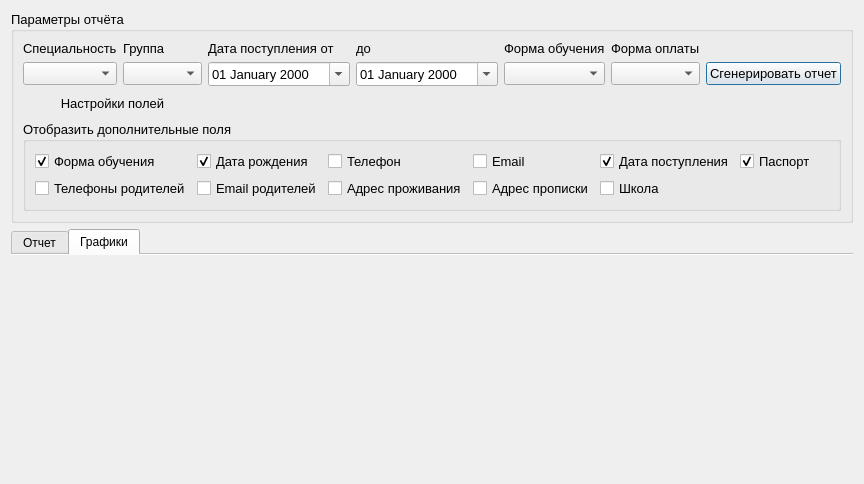
<?xml version="1.0" encoding="UTF-8"?>
<ui version="4.0">
 <class>OtchetStudenty</class>
 <widget class="QDialog" name="OtchetStudenty">
  <property name="geometry">
   <rect>
    <x>0</x>
    <y>0</y>
    <width>835</width>
    <height>484</height>
   </rect>
  </property>
  <property name="windowTitle">
   <string>Отчёт по студентам</string>
  </property>
  <layout class="QGridLayout" name="gridLayout">
   <item row="0" column="0">
    <widget class="QGroupBox" name="groupBox_search">
     <property name="font">
      <font>
       <pointsize>10</pointsize>
      </font>
     </property>
     <property name="title">
      <string>Параметры отчёта</string>
     </property>
     <layout class="QGridLayout" name="gridLayout_6" columnstretch="4,0,0,0,0,0,0">
      <item row="0" column="3">
       <widget class="QLabel" name="label_2">
        <property name="font">
         <font>
          <pointsize>10</pointsize>
         </font>
        </property>
        <property name="text">
         <string>до</string>
        </property>
       </widget>
      </item>
      <item row="2" column="2">
       <widget class="QDateEdit" name="dateEdit_start">
        <property name="font">
         <font>
          <pointsize>10</pointsize>
         </font>
        </property>
        <property name="displayFormat">
         <string>dd MMMM yyyy</string>
        </property>
        <property name="calendarPopup">
         <bool>true</bool>
        </property>
       </widget>
      </item>
      <item row="0" column="2">
       <widget class="QLabel" name="label_8">
        <property name="font">
         <font>
          <pointsize>10</pointsize>
         </font>
        </property>
        <property name="text">
         <string>Дата поступления от</string>
        </property>
       </widget>
      </item>
      <item row="2" column="6">
       <widget class="QPushButton" name="pushButton_showReport">
        <property name="font">
         <font>
          <pointsize>10</pointsize>
         </font>
        </property>
        <property name="text">
         <string>Сгенерировать отчет</string>
        </property>
        <property name="icon">
         <iconset resource="../resourses.qrc">
          <normaloff>:/img/img/generate.png</normaloff>:/img/img/generate.png</iconset>
        </property>
       </widget>
      </item>
      <item row="2" column="4">
       <widget class="QComboBox" name="comboBox_formaObuc">
        <property name="font">
         <font>
          <pointsize>10</pointsize>
         </font>
        </property>
       </widget>
      </item>
      <item row="2" column="3">
       <widget class="QDateEdit" name="dateEdit_end">
        <property name="font">
         <font>
          <pointsize>10</pointsize>
         </font>
        </property>
        <property name="displayFormat">
         <string>dd MMMM yyyy</string>
        </property>
        <property name="calendarPopup">
         <bool>true</bool>
        </property>
       </widget>
      </item>
      <item row="0" column="4">
       <widget class="QLabel" name="label_3">
        <property name="font">
         <font>
          <pointsize>10</pointsize>
         </font>
        </property>
        <property name="text">
         <string>Форма обучения</string>
        </property>
       </widget>
      </item>
      <item row="0" column="5">
       <widget class="QLabel" name="label_4">
        <property name="text">
         <string>Форма оплаты</string>
        </property>
       </widget>
      </item>
      <item row="2" column="1">
       <widget class="QComboBox" name="comboBox_gruppa"/>
      </item>
      <item row="0" column="1">
       <widget class="QLabel" name="label">
        <property name="text">
         <string>Группа</string>
        </property>
       </widget>
      </item>
      <item row="2" column="5">
       <widget class="QComboBox" name="comboBox_formaOplaty"/>
      </item>
      <item row="2" column="0">
       <widget class="QComboBox" name="comboBox_spec"/>
      </item>
      <item row="5" column="0" colspan="7">
       <widget class="QGroupBox" name="groupBox_columns">
        <property name="sizePolicy">
         <sizepolicy hsizetype="Preferred" vsizetype="Fixed">
          <horstretch>0</horstretch>
          <verstretch>0</verstretch>
         </sizepolicy>
        </property>
        <property name="title">
         <string>Отобразить дополнительные поля</string>
        </property>
        <layout class="QGridLayout" name="gridLayout_3">
         <item row="0" column="5">
          <widget class="QCheckBox" name="checkBox6">
           <property name="text">
            <string>Паспорт</string>
           </property>
           <property name="checked">
            <bool>true</bool>
           </property>
          </widget>
         </item>
         <item row="0" column="3">
          <widget class="QCheckBox" name="checkBox4">
           <property name="text">
            <string>Email</string>
           </property>
          </widget>
         </item>
         <item row="0" column="4">
          <widget class="QCheckBox" name="checkBox5">
           <property name="text">
            <string>Дата поступления</string>
           </property>
           <property name="checked">
            <bool>true</bool>
           </property>
          </widget>
         </item>
         <item row="0" column="2">
          <widget class="QCheckBox" name="checkBox3">
           <property name="text">
            <string>Телефон</string>
           </property>
          </widget>
         </item>
         <item row="0" column="1">
          <widget class="QCheckBox" name="checkBox2">
           <property name="text">
            <string>Дата рождения</string>
           </property>
           <property name="checked">
            <bool>true</bool>
           </property>
          </widget>
         </item>
         <item row="0" column="0">
          <widget class="QCheckBox" name="checkBox1">
           <property name="text">
            <string>Форма обучения</string>
           </property>
           <property name="checked">
            <bool>true</bool>
           </property>
          </widget>
         </item>
         <item row="1" column="0">
          <widget class="QCheckBox" name="checkBox7">
           <property name="text">
            <string>Телефоны родителей</string>
           </property>
          </widget>
         </item>
         <item row="1" column="1">
          <widget class="QCheckBox" name="checkBox8">
           <property name="text">
            <string>Email родителей</string>
           </property>
          </widget>
         </item>
         <item row="1" column="2">
          <widget class="QCheckBox" name="checkBox9">
           <property name="text">
            <string>Адрес проживания</string>
           </property>
          </widget>
         </item>
         <item row="1" column="3">
          <widget class="QCheckBox" name="checkBox10">
           <property name="text">
            <string>Адрес прописки</string>
           </property>
          </widget>
         </item>
         <item row="1" column="4">
          <widget class="QCheckBox" name="checkBox11">
           <property name="text">
            <string>Школа</string>
           </property>
          </widget>
         </item>
        </layout>
       </widget>
      </item>
      <item row="3" column="0" colspan="2">
       <widget class="QPushButton" name="pushButton_set">
        <property name="text">
         <string>Настройки полей</string>
        </property>
        <property name="icon">
         <iconset resource="../resourses.qrc">
          <normaloff>:/img/img/1downarrow.png</normaloff>:/img/img/1downarrow.png</iconset>
        </property>
        <property name="flat">
         <bool>true</bool>
        </property>
       </widget>
      </item>
      <item row="0" column="0">
       <widget class="QLabel" name="label_5">
        <property name="text">
         <string>Специальность</string>
        </property>
       </widget>
      </item>
     </layout>
    </widget>
   </item>
   <item row="1" column="0">
    <widget class="QTabWidget" name="tabWidget">
     <property name="tabShape">
      <enum>QTabWidget::Rounded</enum>
     </property>
     <property name="currentIndex">
      <number>1</number>
     </property>
     <property name="documentMode">
      <bool>true</bool>
     </property>
     <property name="movable">
      <bool>true</bool>
     </property>
     <widget class="QWidget" name="tab">
      <attribute name="icon">
       <iconset resource="../resourses.qrc">
        <normaloff>:/img/img/report.png</normaloff>:/img/img/report.png</iconset>
      </attribute>
      <attribute name="title">
       <string>Отчет</string>
      </attribute>
      <layout class="QGridLayout" name="gridLayout_2">
       <item row="0" column="0">
        <layout class="QVBoxLayout" name="verticalLayout"/>
       </item>
      </layout>
     </widget>
     <widget class="QWidget" name="tab_2">
      <attribute name="icon">
       <iconset resource="../resourses.qrc">
        <normaloff>:/img/img/chart.png</normaloff>:/img/img/chart.png</iconset>
      </attribute>
      <attribute name="title">
       <string>Графики</string>
      </attribute>
      <layout class="QGridLayout" name="gridLayout_5">
       <item row="0" column="0">
        <layout class="QGridLayout" name="gridLayout_4"/>
       </item>
      </layout>
     </widget>
    </widget>
   </item>
  </layout>
 </widget>
 <resources>
  <include location="../resourses.qrc"/>
 </resources>
 <connections/>
</ui>
